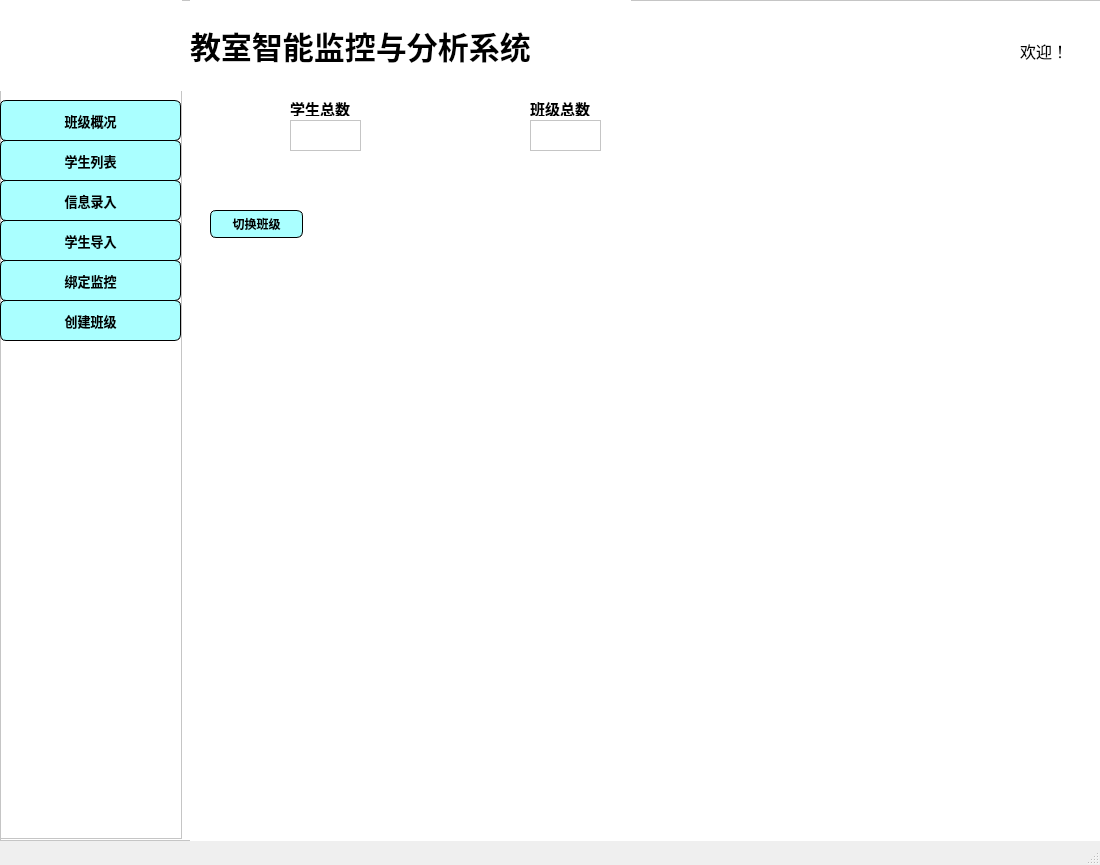
<?xml version="1.0" encoding="UTF-8"?>
<ui version="4.0">
 <class>MainWindow</class>
 <widget class="QMainWindow" name="MainWindow">
  <property name="geometry">
   <rect>
    <x>0</x>
    <y>0</y>
    <width>1100</width>
    <height>865</height>
   </rect>
  </property>
  <property name="windowTitle">
   <string>MainWindow</string>
  </property>
  <widget class="QWidget" name="centralwidget">
   <widget class="QWidget" name="layoutWidget">
    <property name="geometry">
     <rect>
      <x>0</x>
      <y>0</y>
      <width>1101</width>
      <height>841</height>
     </rect>
    </property>
    <layout class="QHBoxLayout" name="horizontalLayout">
     <item>
      <widget class="QFrame" name="frame_2">
       <property name="sizePolicy">
        <sizepolicy hsizetype="Expanding" vsizetype="Expanding">
         <horstretch>5</horstretch>
         <verstretch>0</verstretch>
        </sizepolicy>
       </property>
       <property name="font">
        <font>
         <pointsize>9</pointsize>
        </font>
       </property>
       <property name="styleSheet">
        <string notr="true">background-color: rgb(255, 255, 255);</string>
       </property>
       <property name="frameShape">
        <enum>QFrame::StyledPanel</enum>
       </property>
       <property name="frameShadow">
        <enum>QFrame::Raised</enum>
       </property>
       <widget class="QFrame" name="frame">
        <property name="geometry">
         <rect>
          <x>0</x>
          <y>0</y>
          <width>182</width>
          <height>839</height>
         </rect>
        </property>
        <property name="sizePolicy">
         <sizepolicy hsizetype="Expanding" vsizetype="Expanding">
          <horstretch>1</horstretch>
          <verstretch>0</verstretch>
         </sizepolicy>
        </property>
        <property name="styleSheet">
         <string notr="true">background-color: rgb(255, 255, 255);</string>
        </property>
        <property name="frameShape">
         <enum>QFrame::StyledPanel</enum>
        </property>
        <property name="frameShadow">
         <enum>QFrame::Raised</enum>
        </property>
        <widget class="QPushButton" name="pushButton">
         <property name="geometry">
          <rect>
           <x>0</x>
           <y>100</y>
           <width>181</width>
           <height>41</height>
          </rect>
         </property>
         <property name="font">
          <font>
           <pointsize>10</pointsize>
           <weight>75</weight>
           <bold>true</bold>
          </font>
         </property>
         <property name="styleSheet">
          <string notr="true">#pushButton{
	
	
	background-color: rgb(170, 255, 255);
    border-radius:6px;
    border:1px solid rgb(0,0,0);
	
}
</string>
         </property>
         <property name="text">
          <string>班级概况</string>
         </property>
        </widget>
        <widget class="QPushButton" name="pushButton_2">
         <property name="geometry">
          <rect>
           <x>0</x>
           <y>140</y>
           <width>181</width>
           <height>41</height>
          </rect>
         </property>
         <property name="font">
          <font>
           <pointsize>10</pointsize>
           <weight>75</weight>
           <bold>true</bold>
          </font>
         </property>
         <property name="styleSheet">
          <string notr="true">#pushButton_2{
	background-color: rgb(170, 255, 255);
    border-radius:6px;
    border:1px solid rgb(0,0,0);
}
</string>
         </property>
         <property name="text">
          <string>学生列表</string>
         </property>
        </widget>
        <widget class="QWidget" name="widget" native="true">
         <property name="geometry">
          <rect>
           <x>0</x>
           <y>0</y>
           <width>1101</width>
           <height>91</height>
          </rect>
         </property>
         <widget class="QLabel" name="label">
          <property name="geometry">
           <rect>
            <x>50</x>
            <y>0</y>
            <width>91</width>
            <height>91</height>
           </rect>
          </property>
          <property name="styleSheet">
           <string notr="true">image: url(:/icons1/icons1/电脑_computer.png);</string>
          </property>
          <property name="text">
           <string/>
          </property>
         </widget>
        </widget>
        <widget class="QPushButton" name="pushButton_3">
         <property name="geometry">
          <rect>
           <x>0</x>
           <y>180</y>
           <width>181</width>
           <height>41</height>
          </rect>
         </property>
         <property name="font">
          <font>
           <pointsize>10</pointsize>
           <weight>75</weight>
           <bold>true</bold>
          </font>
         </property>
         <property name="styleSheet">
          <string notr="true">#pushButton_3{
background-color: rgb(170, 255, 255);
    border-radius:6px;
    border:1px solid rgb(0,0,0);
}
</string>
         </property>
         <property name="text">
          <string>信息录入</string>
         </property>
        </widget>
        <widget class="QPushButton" name="pushButton_4">
         <property name="geometry">
          <rect>
           <x>0</x>
           <y>220</y>
           <width>181</width>
           <height>41</height>
          </rect>
         </property>
         <property name="font">
          <font>
           <pointsize>10</pointsize>
           <weight>75</weight>
           <bold>true</bold>
          </font>
         </property>
         <property name="styleSheet">
          <string notr="true">#pushButton_4{
	
	background-color: rgb(170, 255, 255);
    border-radius:6px;
    border:1px solid rgb(0,0,0);
}
</string>
         </property>
         <property name="text">
          <string>学生导入</string>
         </property>
        </widget>
        <widget class="QPushButton" name="pushButton_5">
         <property name="geometry">
          <rect>
           <x>0</x>
           <y>260</y>
           <width>181</width>
           <height>41</height>
          </rect>
         </property>
         <property name="font">
          <font>
           <pointsize>10</pointsize>
           <weight>75</weight>
           <bold>true</bold>
          </font>
         </property>
         <property name="styleSheet">
          <string notr="true">#pushButton_5{
	
	background-color: rgb(170, 255, 255);
    border-radius:6px;
    border:1px solid rgb(0,0,0);
}
</string>
         </property>
         <property name="text">
          <string>绑定监控</string>
         </property>
        </widget>
        <widget class="QPushButton" name="pushButton_6">
         <property name="geometry">
          <rect>
           <x>0</x>
           <y>300</y>
           <width>181</width>
           <height>41</height>
          </rect>
         </property>
         <property name="font">
          <font>
           <pointsize>10</pointsize>
           <weight>75</weight>
           <bold>true</bold>
          </font>
         </property>
         <property name="styleSheet">
          <string notr="true">#pushButton_6{
	
		background-color: rgb(170, 255, 255);
    border-radius:6px;
    border:1px solid rgb(0,0,0);

}
</string>
         </property>
         <property name="text">
          <string>创建班级</string>
         </property>
        </widget>
       </widget>
       <widget class="QLabel" name="label_2">
        <property name="geometry">
         <rect>
          <x>190</x>
          <y>0</y>
          <width>441</width>
          <height>91</height>
         </rect>
        </property>
        <property name="font">
         <font>
          <pointsize>23</pointsize>
          <weight>75</weight>
          <bold>true</bold>
         </font>
        </property>
        <property name="text">
         <string>教室智能监控与分析系统</string>
        </property>
       </widget>
       <widget class="QLabel" name="label_3">
        <property name="geometry">
         <rect>
          <x>1020</x>
          <y>40</y>
          <width>61</width>
          <height>21</height>
         </rect>
        </property>
        <property name="font">
         <font>
          <pointsize>12</pointsize>
         </font>
        </property>
        <property name="text">
         <string>欢迎！</string>
        </property>
       </widget>
       <widget class="QStackedWidget" name="stackedWidget">
        <property name="geometry">
         <rect>
          <x>190</x>
          <y>70</y>
          <width>911</width>
          <height>771</height>
         </rect>
        </property>
        <property name="currentIndex">
         <number>0</number>
        </property>
        <widget class="QWidget" name="page">
         <widget class="QWidget" name="widget_2" native="true">
          <property name="geometry">
           <rect>
            <x>-10</x>
            <y>0</y>
            <width>911</width>
            <height>121</height>
           </rect>
          </property>
          <widget class="QLabel" name="label_4">
           <property name="geometry">
            <rect>
             <x>20</x>
             <y>20</y>
             <width>81</width>
             <height>71</height>
            </rect>
           </property>
           <property name="styleSheet">
            <string notr="true">image: url(:/icons1/icons1/人员_people.png);</string>
           </property>
           <property name="text">
            <string/>
           </property>
          </widget>
          <widget class="QLabel" name="label_5">
           <property name="geometry">
            <rect>
             <x>110</x>
             <y>30</y>
             <width>81</width>
             <height>16</height>
            </rect>
           </property>
           <property name="font">
            <font>
             <family>Arial</family>
             <pointsize>11</pointsize>
             <weight>75</weight>
             <bold>true</bold>
            </font>
           </property>
           <property name="text">
            <string>学生总数</string>
           </property>
          </widget>
          <widget class="QTextBrowser" name="textBrowser">
           <property name="geometry">
            <rect>
             <x>110</x>
             <y>50</y>
             <width>71</width>
             <height>31</height>
            </rect>
           </property>
           <property name="styleSheet">
            <string notr="true">border：none；</string>
           </property>
          </widget>
          <widget class="QLabel" name="label_6">
           <property name="geometry">
            <rect>
             <x>260</x>
             <y>20</y>
             <width>81</width>
             <height>71</height>
            </rect>
           </property>
           <property name="styleSheet">
            <string notr="true">image: url(:/icons1/icons1/学位帽_degree-hat.png);</string>
           </property>
           <property name="text">
            <string/>
           </property>
          </widget>
          <widget class="QLabel" name="label_7">
           <property name="geometry">
            <rect>
             <x>350</x>
             <y>30</y>
             <width>81</width>
             <height>16</height>
            </rect>
           </property>
           <property name="font">
            <font>
             <family>Arial</family>
             <pointsize>11</pointsize>
             <weight>75</weight>
             <bold>true</bold>
            </font>
           </property>
           <property name="text">
            <string>班级总数</string>
           </property>
          </widget>
          <widget class="QTextBrowser" name="textBrowser_2">
           <property name="geometry">
            <rect>
             <x>350</x>
             <y>50</y>
             <width>71</width>
             <height>31</height>
            </rect>
           </property>
          </widget>
         </widget>
         <widget class="QWidget" name="widget_3" native="true">
          <property name="geometry">
           <rect>
            <x>0</x>
            <y>130</y>
            <width>901</width>
            <height>51</height>
           </rect>
          </property>
          <widget class="QPushButton" name="pushButton_7">
           <property name="geometry">
            <rect>
             <x>20</x>
             <y>10</y>
             <width>93</width>
             <height>28</height>
            </rect>
           </property>
           <property name="font">
            <font>
             <weight>75</weight>
             <bold>true</bold>
            </font>
           </property>
           <property name="styleSheet">
            <string notr="true">#pushButton_7{
	
	
	background-color: rgb(170, 255, 255);
    border-radius:6px;
    border:1px solid rgb(0,0,0);
	
}</string>
           </property>
           <property name="text">
            <string>切换班级</string>
           </property>
          </widget>
         </widget>
        </widget>
        <widget class="QWidget" name="page_2">
         <widget class="QWidget" name="widget_4" native="true">
          <property name="geometry">
           <rect>
            <x>0</x>
            <y>0</y>
            <width>901</width>
            <height>61</height>
           </rect>
          </property>
          <widget class="QLabel" name="label_8">
           <property name="geometry">
            <rect>
             <x>40</x>
             <y>20</y>
             <width>81</width>
             <height>16</height>
            </rect>
           </property>
           <property name="font">
            <font>
             <family>Arial</family>
             <pointsize>11</pointsize>
             <weight>75</weight>
             <bold>true</bold>
            </font>
           </property>
           <property name="text">
            <string>学生列表</string>
           </property>
          </widget>
         </widget>
        </widget>
        <widget class="QWidget" name="page_3">
         <widget class="QWidget" name="widget_5" native="true">
          <property name="geometry">
           <rect>
            <x>0</x>
            <y>0</y>
            <width>901</width>
            <height>61</height>
           </rect>
          </property>
          <property name="font">
           <font>
            <pointsize>13</pointsize>
           </font>
          </property>
          <widget class="QLabel" name="label_9">
           <property name="geometry">
            <rect>
             <x>20</x>
             <y>20</y>
             <width>121</width>
             <height>21</height>
            </rect>
           </property>
           <property name="font">
            <font>
             <pointsize>11</pointsize>
             <weight>75</weight>
             <bold>true</bold>
            </font>
           </property>
           <property name="text">
            <string>教师信息录入</string>
           </property>
          </widget>
         </widget>
         <widget class="QWidget" name="widget_6" native="true">
          <property name="geometry">
           <rect>
            <x>0</x>
            <y>70</y>
            <width>901</width>
            <height>701</height>
           </rect>
          </property>
          <widget class="QLabel" name="label_10">
           <property name="geometry">
            <rect>
             <x>70</x>
             <y>70</y>
             <width>72</width>
             <height>15</height>
            </rect>
           </property>
           <property name="font">
            <font>
             <family>Algerian</family>
             <pointsize>11</pointsize>
             <weight>75</weight>
             <bold>true</bold>
            </font>
           </property>
           <property name="text">
            <string>姓名</string>
           </property>
          </widget>
          <widget class="QLabel" name="label_11">
           <property name="geometry">
            <rect>
             <x>70</x>
             <y>160</y>
             <width>72</width>
             <height>15</height>
            </rect>
           </property>
           <property name="font">
            <font>
             <family>Algerian</family>
             <pointsize>11</pointsize>
             <weight>75</weight>
             <bold>true</bold>
            </font>
           </property>
           <property name="text">
            <string>学校</string>
           </property>
          </widget>
          <widget class="QLabel" name="label_12">
           <property name="geometry">
            <rect>
             <x>70</x>
             <y>260</y>
             <width>72</width>
             <height>15</height>
            </rect>
           </property>
           <property name="font">
            <font>
             <family>Algerian</family>
             <pointsize>11</pointsize>
             <weight>75</weight>
             <bold>true</bold>
            </font>
           </property>
           <property name="text">
            <string>性别</string>
           </property>
          </widget>
          <widget class="QLabel" name="label_13">
           <property name="geometry">
            <rect>
             <x>70</x>
             <y>370</y>
             <width>72</width>
             <height>15</height>
            </rect>
           </property>
           <property name="font">
            <font>
             <family>Algerian</family>
             <pointsize>11</pointsize>
             <weight>75</weight>
             <bold>true</bold>
            </font>
           </property>
           <property name="text">
            <string>职工号</string>
           </property>
          </widget>
          <widget class="QLineEdit" name="lineEdit">
           <property name="geometry">
            <rect>
             <x>160</x>
             <y>70</y>
             <width>361</width>
             <height>21</height>
            </rect>
           </property>
          </widget>
          <widget class="QLineEdit" name="lineEdit_2">
           <property name="geometry">
            <rect>
             <x>160</x>
             <y>160</y>
             <width>361</width>
             <height>21</height>
            </rect>
           </property>
          </widget>
          <widget class="QLineEdit" name="lineEdit_3">
           <property name="geometry">
            <rect>
             <x>160</x>
             <y>260</y>
             <width>361</width>
             <height>21</height>
            </rect>
           </property>
          </widget>
          <widget class="QLineEdit" name="lineEdit_4">
           <property name="geometry">
            <rect>
             <x>160</x>
             <y>370</y>
             <width>361</width>
             <height>21</height>
            </rect>
           </property>
           <property name="font">
            <font>
             <pointsize>9</pointsize>
            </font>
           </property>
          </widget>
          <widget class="QPushButton" name="pushButton_8">
           <property name="geometry">
            <rect>
             <x>300</x>
             <y>470</y>
             <width>93</width>
             <height>28</height>
            </rect>
           </property>
           <property name="styleSheet">
            <string notr="true">#pushButton_8{
	background-color: rgb(170, 255, 255);
    border:2px solid rgb(0,0,0)
}</string>
           </property>
           <property name="text">
            <string>保存</string>
           </property>
          </widget>
         </widget>
        </widget>
        <widget class="QWidget" name="page_4">
         <widget class="QWidget" name="widget_7" native="true">
          <property name="geometry">
           <rect>
            <x>0</x>
            <y>0</y>
            <width>911</width>
            <height>61</height>
           </rect>
          </property>
          <widget class="QLabel" name="label_14">
           <property name="geometry">
            <rect>
             <x>20</x>
             <y>20</y>
             <width>111</width>
             <height>31</height>
            </rect>
           </property>
           <property name="font">
            <font>
             <pointsize>11</pointsize>
             <weight>75</weight>
             <bold>true</bold>
            </font>
           </property>
           <property name="text">
            <string>学生信息导入</string>
           </property>
          </widget>
         </widget>
         <widget class="QWidget" name="widget_8" native="true">
          <property name="geometry">
           <rect>
            <x>0</x>
            <y>70</y>
            <width>911</width>
            <height>701</height>
           </rect>
          </property>
          <widget class="QLabel" name="label_15">
           <property name="geometry">
            <rect>
             <x>520</x>
             <y>180</y>
             <width>291</width>
             <height>21</height>
            </rect>
           </property>
           <property name="font">
            <font>
             <pointsize>13</pointsize>
             <weight>75</weight>
             <bold>true</bold>
            </font>
           </property>
           <property name="text">
            <string>从Excel表导入学生基本信息</string>
           </property>
          </widget>
          <widget class="QPushButton" name="pushButton_9">
           <property name="geometry">
            <rect>
             <x>650</x>
             <y>220</y>
             <width>41</width>
             <height>51</height>
            </rect>
           </property>
           <property name="styleSheet">
            <string notr="true">#pushButton_9{
	image: url(:/icons1/icons1/内部传输_internal-transmission.png);
    border:none;
	background-color: rgb(170, 255, 255);
}</string>
           </property>
           <property name="text">
            <string/>
           </property>
          </widget>
          <widget class="QLabel" name="label_16">
           <property name="geometry">
            <rect>
             <x>130</x>
             <y>40</y>
             <width>201</width>
             <height>211</height>
            </rect>
           </property>
           <property name="styleSheet">
            <string notr="true">image: url(:/icons1/icons1/人像卡片上_people-top-card.png);</string>
           </property>
           <property name="text">
            <string/>
           </property>
          </widget>
          <widget class="QPushButton" name="pushButton_10">
           <property name="geometry">
            <rect>
             <x>120</x>
             <y>330</y>
             <width>231</width>
             <height>41</height>
            </rect>
           </property>
           <property name="font">
            <font>
             <pointsize>11</pointsize>
             <weight>75</weight>
             <bold>true</bold>
            </font>
           </property>
           <property name="styleSheet">
            <string notr="true">#pushButton_10{
    background-color: rgb(170, 255, 255);
    
	color: rgb(0, 0, 0);
    border:2px solid rgb(0,0,0);
}
</string>
           </property>
           <property name="text">
            <string>点击添加</string>
           </property>
          </widget>
          <widget class="QComboBox" name="comboBox">
           <property name="geometry">
            <rect>
             <x>120</x>
             <y>270</y>
             <width>231</width>
             <height>41</height>
            </rect>
           </property>
           <property name="font">
            <font>
             <pointsize>3</pointsize>
            </font>
           </property>
           <property name="styleSheet">
            <string notr="true">border:2px solid rgb(0,0,0)</string>
           </property>
          </widget>
          <widget class="QLabel" name="label_17">
           <property name="geometry">
            <rect>
             <x>20</x>
             <y>280</y>
             <width>91</width>
             <height>21</height>
            </rect>
           </property>
           <property name="font">
            <font>
             <pointsize>12</pointsize>
             <weight>75</weight>
             <bold>true</bold>
            </font>
           </property>
           <property name="text">
            <string>选择学生</string>
           </property>
          </widget>
          <widget class="QLabel" name="label_18">
           <property name="geometry">
            <rect>
             <x>20</x>
             <y>340</y>
             <width>91</width>
             <height>21</height>
            </rect>
           </property>
           <property name="font">
            <font>
             <pointsize>12</pointsize>
             <weight>75</weight>
             <bold>true</bold>
            </font>
           </property>
           <property name="text">
            <string>选择照片</string>
           </property>
          </widget>
          <widget class="QPushButton" name="pushButton_11">
           <property name="geometry">
            <rect>
             <x>320</x>
             <y>480</y>
             <width>181</width>
             <height>51</height>
            </rect>
           </property>
           <property name="font">
            <font>
             <pointsize>12</pointsize>
             <weight>75</weight>
             <bold>true</bold>
            </font>
           </property>
           <property name="styleSheet">
            <string notr="true">#pushButton_11{
    
	background-color: rgb(170, 255, 255);
    
	color: rgb(0, 0, 0);
    border-radius:3px;
    border:2px solid rgb(0,0,0);
}</string>
           </property>
           <property name="text">
            <string>保 存</string>
           </property>
          </widget>
         </widget>
        </widget>
        <widget class="QWidget" name="page_5">
         <widget class="QWidget" name="widget_9" native="true">
          <property name="geometry">
           <rect>
            <x>0</x>
            <y>0</y>
            <width>911</width>
            <height>61</height>
           </rect>
          </property>
          <widget class="QLabel" name="label_19">
           <property name="geometry">
            <rect>
             <x>20</x>
             <y>20</y>
             <width>81</width>
             <height>31</height>
            </rect>
           </property>
           <property name="font">
            <font>
             <pointsize>11</pointsize>
             <weight>75</weight>
             <bold>true</bold>
            </font>
           </property>
           <property name="text">
            <string>绑定监控</string>
           </property>
          </widget>
         </widget>
         <widget class="QWidget" name="widget_10" native="true">
          <property name="geometry">
           <rect>
            <x>0</x>
            <y>70</y>
            <width>911</width>
            <height>701</height>
           </rect>
          </property>
          <widget class="QLabel" name="label_20">
           <property name="geometry">
            <rect>
             <x>290</x>
             <y>70</y>
             <width>71</width>
             <height>31</height>
            </rect>
           </property>
           <property name="font">
            <font>
             <pointsize>11</pointsize>
             <weight>75</weight>
             <bold>true</bold>
            </font>
           </property>
           <property name="text">
            <string>职工号：</string>
           </property>
          </widget>
          <widget class="QLineEdit" name="lineEdit_5">
           <property name="geometry">
            <rect>
             <x>290</x>
             <y>110</y>
             <width>221</width>
             <height>31</height>
            </rect>
           </property>
           <property name="styleSheet">
            <string notr="true">border:2px solid rgb(0,0,0)</string>
           </property>
           <property name="placeholderText">
            <string>请输入</string>
           </property>
          </widget>
          <widget class="QLabel" name="label_21">
           <property name="geometry">
            <rect>
             <x>290</x>
             <y>180</y>
             <width>72</width>
             <height>21</height>
            </rect>
           </property>
           <property name="font">
            <font>
             <pointsize>11</pointsize>
             <weight>75</weight>
             <bold>true</bold>
            </font>
           </property>
           <property name="text">
            <string>班级：</string>
           </property>
          </widget>
          <widget class="QComboBox" name="comboBox_2">
           <property name="geometry">
            <rect>
             <x>290</x>
             <y>210</y>
             <width>221</width>
             <height>31</height>
            </rect>
           </property>
           <property name="font">
            <font>
             <pointsize>8</pointsize>
            </font>
           </property>
           <property name="styleSheet">
            <string notr="true">border:2px solid rgb(0,0,0)</string>
           </property>
           <property name="placeholderText">
            <string/>
           </property>
          </widget>
          <widget class="QLabel" name="label_22">
           <property name="geometry">
            <rect>
             <x>290</x>
             <y>300</y>
             <width>91</width>
             <height>21</height>
            </rect>
           </property>
           <property name="font">
            <font>
             <pointsize>11</pointsize>
             <weight>75</weight>
             <bold>true</bold>
            </font>
           </property>
           <property name="text">
            <string>监控编码：</string>
           </property>
          </widget>
          <widget class="QComboBox" name="comboBox_3">
           <property name="geometry">
            <rect>
             <x>290</x>
             <y>340</y>
             <width>221</width>
             <height>31</height>
            </rect>
           </property>
           <property name="font">
            <font>
             <pointsize>8</pointsize>
            </font>
           </property>
           <property name="styleSheet">
            <string notr="true">border:2px solid rgb(0,0,0)</string>
           </property>
           <property name="placeholderText">
            <string/>
           </property>
          </widget>
          <widget class="QPushButton" name="pushButton_12">
           <property name="geometry">
            <rect>
             <x>330</x>
             <y>470</y>
             <width>141</width>
             <height>41</height>
            </rect>
           </property>
           <property name="font">
            <font>
             <pointsize>11</pointsize>
             <weight>75</weight>
             <bold>true</bold>
            </font>
           </property>
           <property name="styleSheet">
            <string notr="true">#pushButton_12{
    border:2px solid rgb(0,0,0);
    border-radius:6px;
	background-color: rgb(170, 255, 255);
}</string>
           </property>
           <property name="text">
            <string>保存</string>
           </property>
          </widget>
         </widget>
        </widget>
        <widget class="QWidget" name="page_6">
         <widget class="QWidget" name="widget_11" native="true">
          <property name="geometry">
           <rect>
            <x>0</x>
            <y>0</y>
            <width>911</width>
            <height>81</height>
           </rect>
          </property>
          <widget class="QLabel" name="label_23">
           <property name="geometry">
            <rect>
             <x>20</x>
             <y>30</y>
             <width>121</width>
             <height>21</height>
            </rect>
           </property>
           <property name="font">
            <font>
             <pointsize>11</pointsize>
             <weight>75</weight>
             <bold>true</bold>
            </font>
           </property>
           <property name="text">
            <string>创建班级信息</string>
           </property>
          </widget>
         </widget>
         <widget class="QWidget" name="widget_12" native="true">
          <property name="geometry">
           <rect>
            <x>0</x>
            <y>90</y>
            <width>911</width>
            <height>681</height>
           </rect>
          </property>
          <widget class="QLabel" name="label_24">
           <property name="geometry">
            <rect>
             <x>80</x>
             <y>70</y>
             <width>91</width>
             <height>21</height>
            </rect>
           </property>
           <property name="font">
            <font>
             <pointsize>11</pointsize>
             <weight>75</weight>
             <bold>true</bold>
            </font>
           </property>
           <property name="text">
            <string>教师姓名：</string>
           </property>
          </widget>
          <widget class="QLineEdit" name="lineEdit_6">
           <property name="geometry">
            <rect>
             <x>80</x>
             <y>120</y>
             <width>321</width>
             <height>31</height>
            </rect>
           </property>
           <property name="styleSheet">
            <string notr="true">border:2px solid rgb(0,0,0)</string>
           </property>
          </widget>
          <widget class="QLabel" name="label_25">
           <property name="geometry">
            <rect>
             <x>80</x>
             <y>195</y>
             <width>51</width>
             <height>31</height>
            </rect>
           </property>
           <property name="font">
            <font>
             <pointsize>11</pointsize>
             <weight>75</weight>
             <bold>true</bold>
            </font>
           </property>
           <property name="text">
            <string>年级：</string>
           </property>
          </widget>
          <widget class="QComboBox" name="comboBox_4">
           <property name="geometry">
            <rect>
             <x>80</x>
             <y>250</y>
             <width>321</width>
             <height>31</height>
            </rect>
           </property>
           <property name="styleSheet">
            <string notr="true">border:2px solid rgb(0,0,0)</string>
           </property>
          </widget>
          <widget class="QLabel" name="label_26">
           <property name="geometry">
            <rect>
             <x>80</x>
             <y>340</y>
             <width>71</width>
             <height>21</height>
            </rect>
           </property>
           <property name="font">
            <font>
             <pointsize>11</pointsize>
             <weight>75</weight>
             <bold>true</bold>
            </font>
           </property>
           <property name="text">
            <string>班级号：</string>
           </property>
          </widget>
          <widget class="QComboBox" name="comboBox_5">
           <property name="geometry">
            <rect>
             <x>80</x>
             <y>390</y>
             <width>321</width>
             <height>31</height>
            </rect>
           </property>
           <property name="styleSheet">
            <string notr="true">border:2px solid rgb(0,0,0)
</string>
           </property>
          </widget>
          <widget class="QPushButton" name="pushButton_14">
           <property name="geometry">
            <rect>
             <x>170</x>
             <y>500</y>
             <width>121</width>
             <height>31</height>
            </rect>
           </property>
           <property name="font">
            <font>
             <pointsize>11</pointsize>
             <weight>75</weight>
             <bold>true</bold>
            </font>
           </property>
           <property name="styleSheet">
            <string notr="true">#pushButton_14{
    border:2px solid rgb(0,0,0);
    border-radius:6px;
    
	background-color: rgb(170, 255, 255);
}</string>
           </property>
           <property name="text">
            <string>保存</string>
           </property>
          </widget>
         </widget>
        </widget>
       </widget>
       <widget class="QPushButton" name="pushButton_13">
        <property name="geometry">
         <rect>
          <x>1060</x>
          <y>10</y>
          <width>31</width>
          <height>21</height>
         </rect>
        </property>
        <property name="styleSheet">
         <string notr="true">#pushButton_13{
     border:none;

	image: url(:/icons1/icons1/关闭_close-one.png);
}</string>
        </property>
        <property name="text">
         <string/>
        </property>
       </widget>
      </widget>
     </item>
    </layout>
   </widget>
  </widget>
  <widget class="QStatusBar" name="statusbar"/>
 </widget>
 <resources>
  <include location="resource.qrc"/>
 </resources>
 <connections>
  <connection>
   <sender>pushButton_13</sender>
   <signal>clicked()</signal>
   <receiver>MainWindow</receiver>
   <slot>close()</slot>
   <hints>
    <hint type="sourcelabel">
     <x>1078</x>
     <y>21</y>
    </hint>
    <hint type="destinationlabel">
     <x>1137</x>
     <y>14</y>
    </hint>
   </hints>
  </connection>
 </connections>
</ui>
